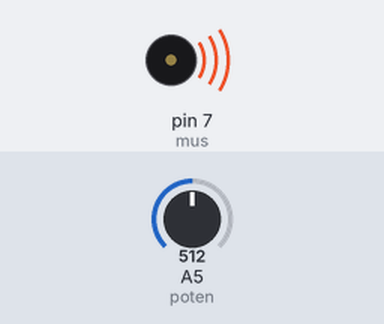
The sketch below on a simulated Arduino Uno, built with avr-gcc and run on an emulated ATmega328P. On the bench: buzzer (waves = sounding). Inputs (shaded band) come from the test bench; at power-on: A5 (poten) = 512. What the sketch prints to the serial monitor is not drawn.

Above: at 0.05 s.
Timing chart, 0 to 3.0 s (numbered marks = the images above):
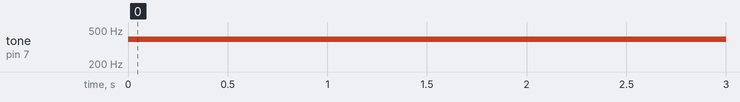

The sketch:

Codigo.ino
```cpp
#include <stdio.h>

   int mus = 7;
    int doh = 262;
    int mi = 330;
    int sol = 392;
    int si = 439;
    int var;
    int poten = A5;
    int tempo = 200;


void setup() {
  // put your setup code here, to run once:
    pinMode(mus, OUTPUT);
    pinMode(poten, INPUT);
    Serial.begin(9600);

}

void loop() {
  // put your main code here, to run repeatedly:
    var = analogRead(poten);
    Serial.println(var);
    if(var<250){
      tone(mus, doh, tempo);
  }
    else if (var> 250 && var<500){
      tone(mus, mi, tempo);
    }

      else if (var>=500 && var<750){
        tone(mus, sol, tempo);
      }

      else if (var>=750){
        tone(mus, si, tempo);
      }

    delay(tempo);

}
```

Measured:
- by itself, tone on pin 7 (mus): silent → 392 Hz at 0.00 s
